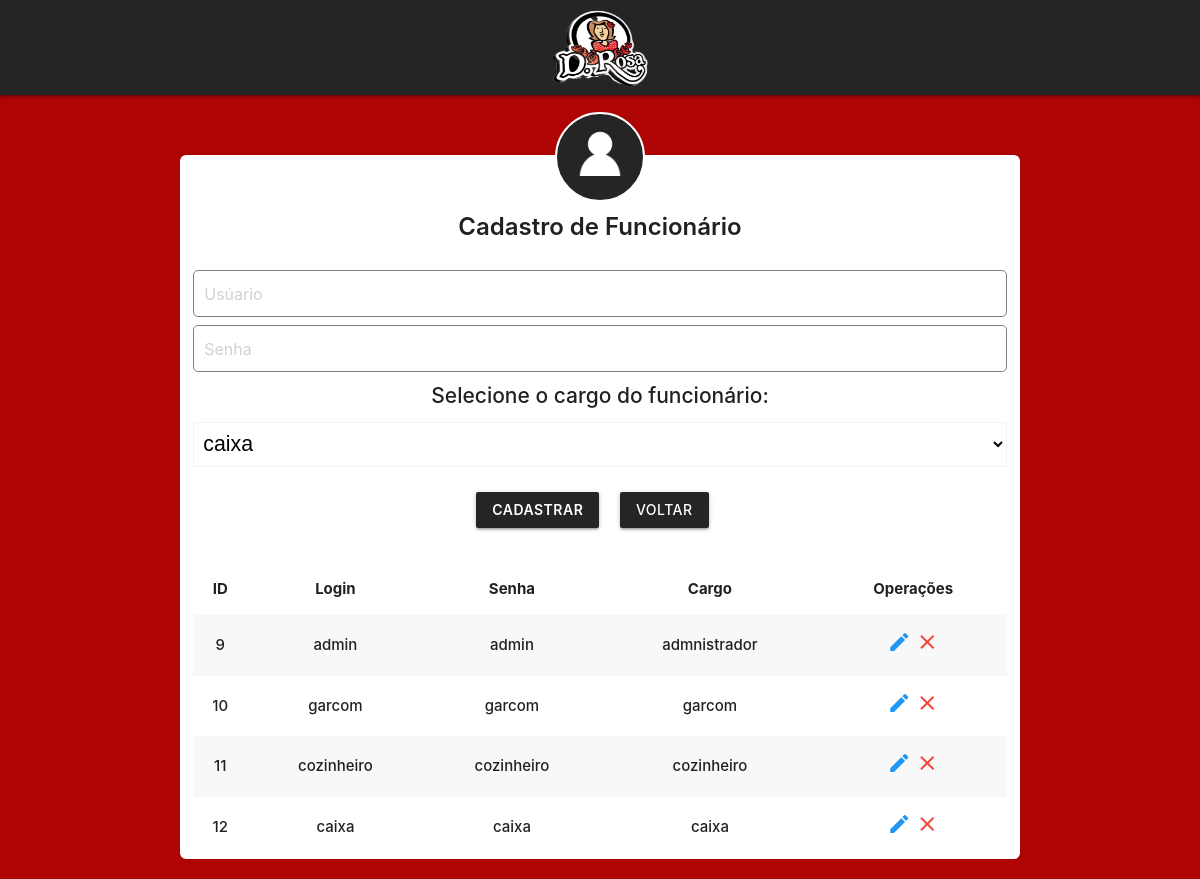
The page /admin/cadastrofuncionario.php on the database its author committed.
### tables this page shows
CREATE TABLE `usuario` (
  `id` int(11) NOT NULL,
  `login` varchar(255) NOT NULL,
  `senha` varchar(30) NOT NULL,
  `id_cargo` int(11) DEFAULT NULL
);

CREATE TABLE `cargo` (
  `id_cargo` int(11) NOT NULL,
  `nome_cargo` varchar(255) NOT NULL,
  `status_cargo` int(11) NOT NULL
);

### admin/cadastrofuncionario.php (the view, shortened to what this page needs)
<!DOCTYPE html>
<html>
<head>
    <link type="text/css" rel="stylesheet" href="../materialize/css/materialize.min.css" media="screen,projection" />
    <link rel="stylesheet" type="text/css" media="screen" href="../css/cadastro.css">
    <link href="../css/icon.css" rel="stylesheet">
</head>
<body>
    <nav>
        <div class="nav-wrapper">
            <a href="#" class="brand-logo center"><img src="../img/logo.png" /></a>
        </div>
    </nav>
    <div class="container">
        <div class="row">
            <div class="col s12 cadastro">
                <form name="formulario" action="../php/funcionario/insert_funcionario.php" method="POST">
                    <div class="logo">
                        <img src="../img/logousuario.png" />
                    </div>
                    <h1 class="subtitulo">Cadastro de Funcionário</h1>
                    <input name="login" class="inputlogin" type="text" placeholder="Usúario" required />
                    <input name="senha" class="inputsenha" type="password" placeholder="Senha" required />
                    <span class="subtitulo2">Selecione o cargo do funcionário: <span>
                            <select name="selectCategoria">
                                <?php
                                include '../php/conexao.php';
                                try {
                                    $stt = $conexao->prepare("SELECT * FROM cargo");
                                    if ($stt->execute()) {
                                        while ($rs = $stt->fetch(PDO::FETCH_OBJ)) {
                                            echo "<option value='$rs->id_cargo'>";
                                            echo "$rs->nome_cargo";
                                            echo "</option>";
                                        }
                                    } else {
                                        echo "Erro: Não foi possível recuperar os dados do banco de dados";
                                    }
                                } catch (PDOException $erro) {
                                    echo "Erro: " . $erro->getMessage();
                                }
                                ?>
                            </select>
                            <div class="button-center">
                                <button class="waves-effect waves-light btn botaoCadastro" type="submit">Cadastrar</button>
                                <a href="index.php" class="waves-effect waves-light btn botaoVoltar">
                                    Voltar
                                </a>
                            </div>
                            <table class="striped centered responsive-table">
                                <thead>
                                    <tr>
                                        <th>ID</th>
                                        <th>Login</th>
                                        <th>Senha</th>
                                        <th>Cargo</th>
                                        <th>Operações</th>
                                    </tr>
                                </thead>
                                <tbody>
                                    <?php include_once('../php/funcionario/select_funcionario.php'); ?>
                                </tbody>
                            </table>
                </form>
            </div>
        </div>
    </div>
</body>
</html>

### php/funcionario/select_funcionario.php
<?php
    include '../php/conexao.php';
    try{
        $stmt = $conexao->prepare("SELECT usuario.*, cargo.nome_cargo FROM usuario INNER JOIN cargo ON usuario.id_cargo = cargo.id_cargo");
        if ($stmt->execute()) {
            foreach ($stmt as $res) :
                extract($res);
                echo '<tr>';
                echo '<td>' . $id . '</td>';
                echo '<td>' . $login . '</td>';
                echo '<td>' . $senha . '</td>';
                echo '<td>' . $nome_cargo . '</td>';
                echo '<td>';
                echo "<a href=\"../php/funcionario/form_updatefuncionario.php?id=$id.\"><i class=\"material-icons blue-text accent-4\"> edit </i> </a>";
                echo "<a href=\"../php/funcionario/delete_funcionario.php?id=$id.\"><i class=\"material-icons red-text\"> clear </i> </a>";
                echo '</td>';
                echo '</tr>';
            endforeach;
        }
    } catch (PDOexception $erro){
        echo "Erro: " .$erro->getMessage();
    }
?>

### css/cadastro.css (style rules this page uses)
body { width: 100%!important; height: 100%!important; background-color: #af0404!important; }
.brand-logo img { width: 152px; height: 131px; float: left; position: relative; top: -17px; }
nav { background-color: #252525!important; height: 95px!important; }
.cadastro { background-color: #FFFFFF; height: auto!important; margin-top: 60px; border-radius: 6px; border-color: white; border-style: solid; border-width: 2px }
.cadastro .logo { width: 90px; height: 90px; border-radius: 50%; background-color: #252525; position: relative; z-index: 2; left: 50%; transform: translate(-50%, -50%); border-top: 2px solid white; border-bottom: 2px solid white; border-right: 2px solid white; border-left: 2px solid white; }
.cadastro .logo img { width: 54px; padding-left: -8px; position: absolute; left: 16px; top: 8px; float: left; }
.subtitulo { margin: 0; font-size: 24px; text-align: center; font-weight: 600; margin-top: -33px; }
.inputlogin { border: 1px solid grey!important; width: calc(100% - 10.875px * 2)!important; border-radius: 5px!important; margin-top: 30px!important; margin-left: 0px !important; padding-left: 10px!important; padding-right: 10px!important; }
.inputsenha { border: 1px solid grey!important; width: calc(100% - 10.875px * 2)!important; border-radius: 5px!important; margin-left: 0px !important; padding-left: 10px!important; padding-right: 10px!important; }
.button-center { margin-top: 25px; text-align: center; white-space: nowrap!important; margin-bottom: 35px; }
.botaoCadastro { margin-right: 15px; background-color: #252525!important; font-weight: 600; }
select { display: block!important; margin-top: 10px!important; font: normal 16pt Arial; }
.subtitulo2 { font-size: 21px; font-weight: 500; display: block!important; text-align: center; }
.botaoVoltar { margin-right: 15px; background-color: #252525!important; }
table, th,td { font-size: 15px!important; }

### rows shown on the page
usuario: id "9", login "admin", senha "admin", id_cargo.nome_cargo "admnistrador"
usuario: id "10", login "garcom", senha "garcom", id_cargo.nome_cargo "garcom"
usuario: id "11", login "cozinheiro", senha "cozinheiro", id_cargo.nome_cargo "cozinheiro"
usuario: id "12", login "caixa", senha "caixa", id_cargo.nome_cargo "caixa"

### other values the page prints
form field selectCategoria "caixa"
